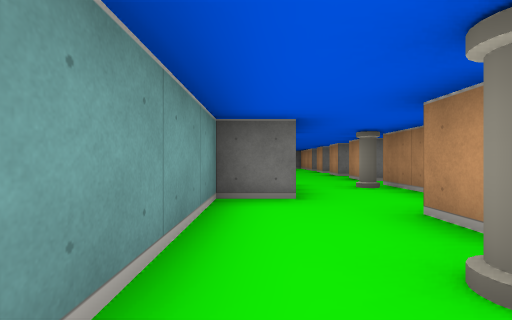
view 1 (above)

21 first-person views from a walk through a cub3D maze. The camera is about half as high as the walls, looks level and sees 85° across. The floor is counted in squares. Each view is taken from the middle of a square. On the plan, view 1 faces up. The plan holds only what a view shows up to about 9 squares ahead; the rest is blank.

view 2
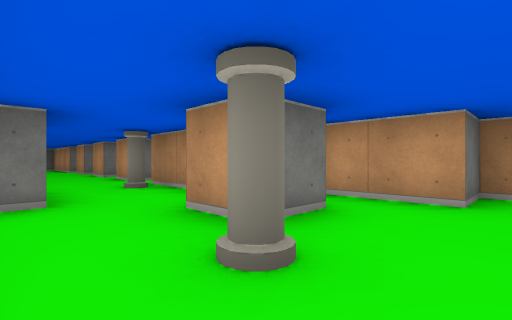

view 3
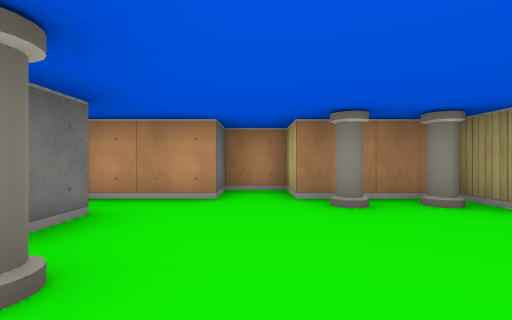

view 4
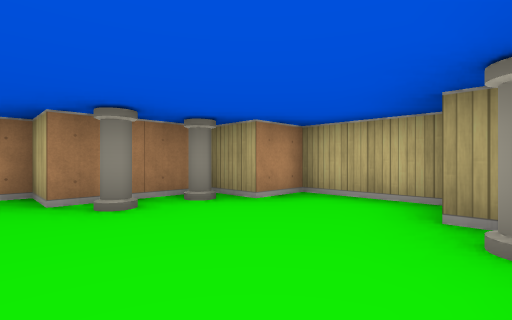

view 5
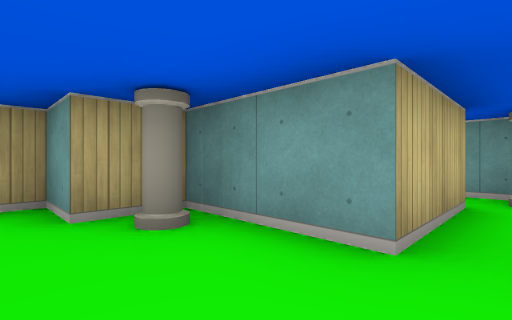

view 6
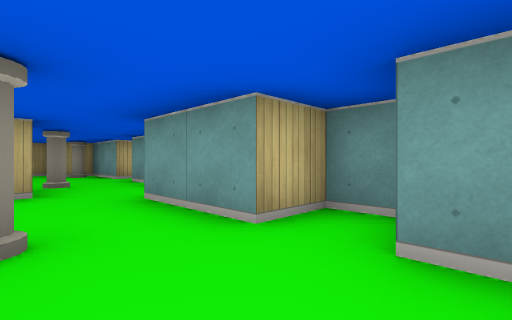

view 7
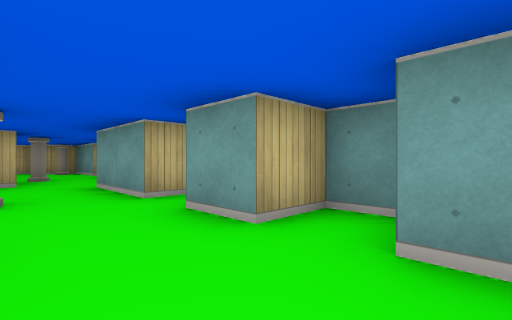

view 8
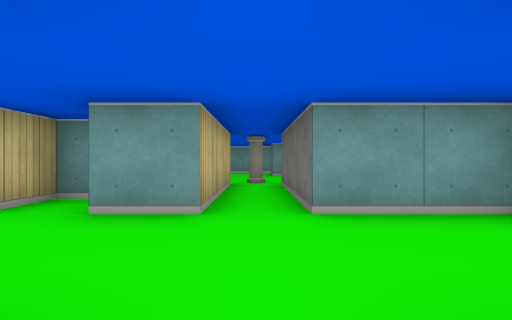

view 9
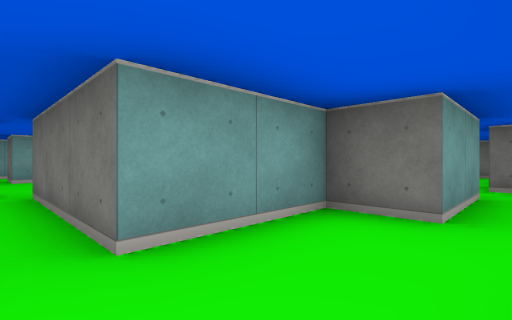

view 10
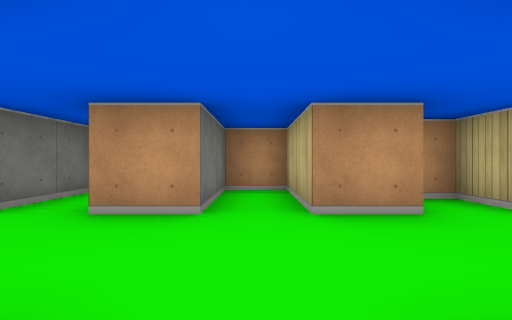

view 11
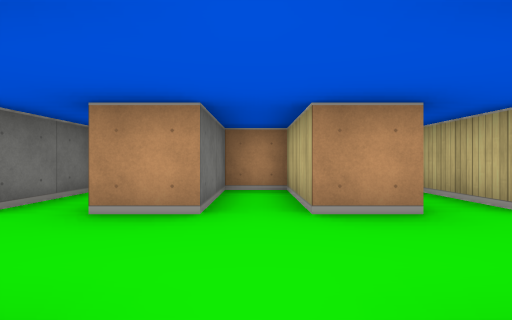

view 12
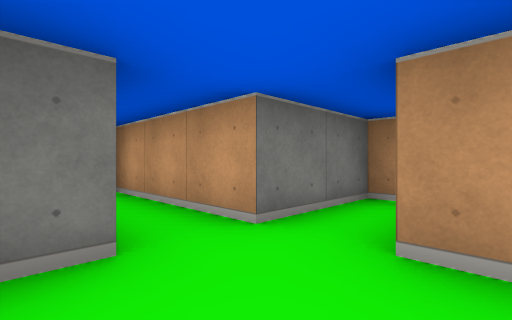

view 13
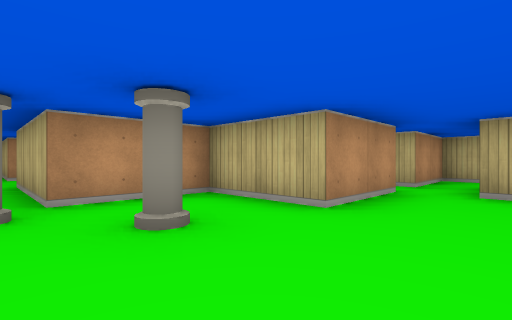

view 14
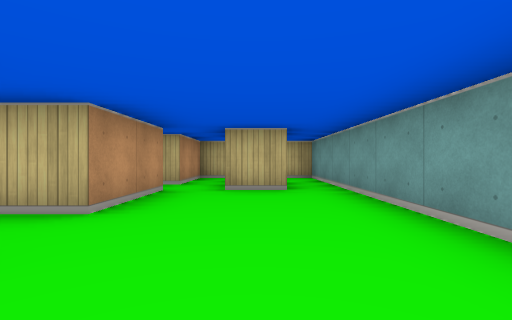

view 15
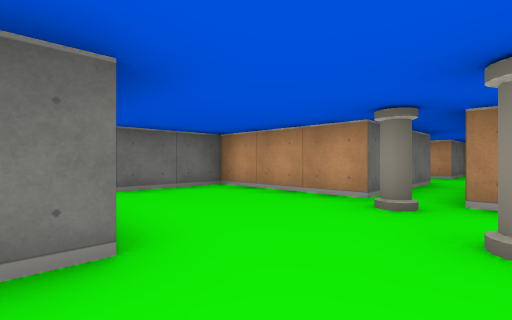

view 16
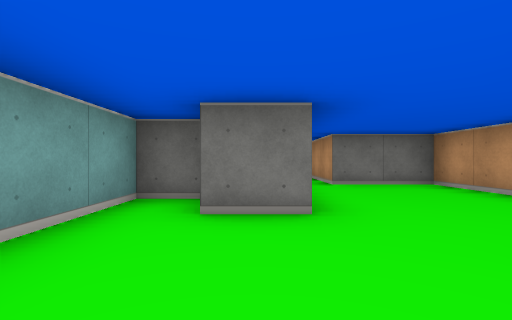

view 17
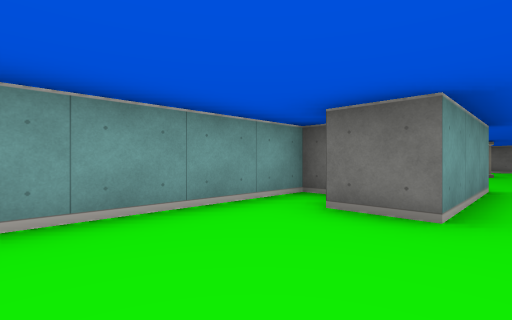

view 18
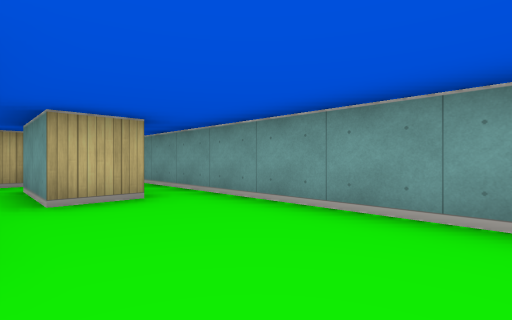

view 19
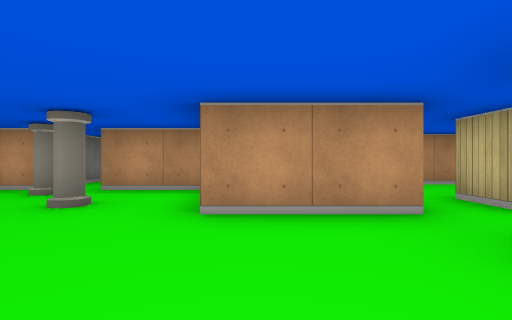

view 20
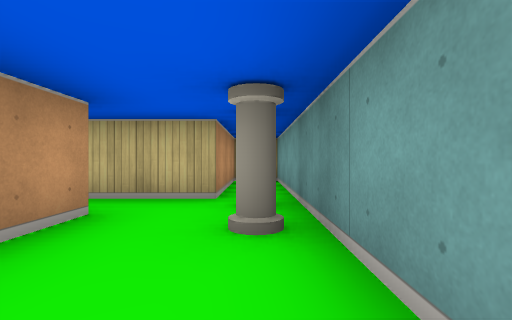

view 21
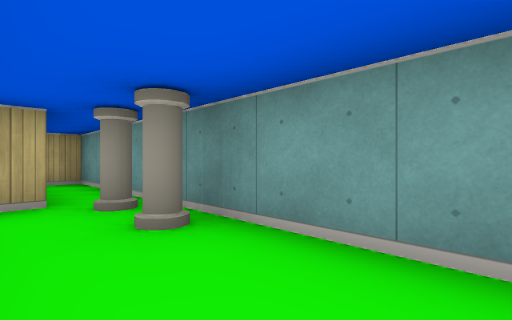

### Floor plan
Points are (right, up) in squares from view 1. A wall is a line through its corners. A room is listed if a view was taken in it or the views show most of it. See-through windows are left out.
Room 1 (views 1, 2, 3, 4, 5)
walls: (1.5, 1.8) (1.5, 2.5); (2.5, 1.5) (1.8, 1.5); (-0.5, -0.5) (-0.5, -2.5) (0.5, -2.5) (0.5, -3.5) (2.5, -3.5) (2.5, -2.5) (3.5, -2.5); (2.5, 4.1) (2.5, 5.5) (3.5, 5.5) (3.5, 6); (3.5, -2.2) (3.5, -0.5) (4.5, -0.5) (4.5, 0.5) (3.5, 0.5) (3.5, 2.1); (-0.5, 6.2) (-0.5, 5.5) (0.5, 5.5) (0.5, 3.5) (-0.5, 3.5) (-0.5, 0.5)
ways out: opening at (1.5, 7) to room 2; opening at (-1, 0) to room 5
objects: pillar (0, -2); pillar (1, 1); pillar (2, 5); pillar (3, -2); pillar (3, -1)
Room 2 (views 6, 10)
walls: (2.5, 6.5) (2.5, 7.5) (4.5, 7.5) (4.5, 8.5) (2.5, 8.5); (-0.5, 8.2) (-0.5, 7.5) (0.5, 7.5) (0.5, 6.5)
ways out: opening at (1.5, 7) to room 1; opening at (1.5, 9) to room 3
Room 3 (views 7, 8, 9, 11, 12)
walls: (0.5, 11.5) (0.5, 10.5) (-2.5, 10.5); (2.5, 8.5) (2.5, 9.5) (4.5, 9.5) (4.5, 10.5) (2.5, 10.5) (2.5, 11.5); (-2.5, 9.5) (0.5, 9.5) (0.5, 8.5)
ways out: opening at (1.5, 9) to room 2; opening at (1.5, 11) to room 7
Room 4 (views 13, 14, 15, 16, 17, 18, 19)
walls: (-2.5, 10.5) (-2.5, 13.5) (-4.5, 13.5); (-6.6, 11.5) (-7.5, 11.5) (-7.5, 5.5); (-4.5, 5.5) (-4.5, 7.5) (-2.5, 7.5) (-2.5, 9.5); (-6.6, 5.5) (-5.5, 5.5) (-5.5, 3.6); (-5.5, 13.5) (-5.5, 10.5) (-6.5, 10.5); (-4.5, 3.5) (-4.5, 4.5) (-3.5, 4.5)
ways out: opening at (-4, 5) to room 5; opening at (-7, 4.5) to room 6; opening at (-5, 4) to room 8; opening at (-5, 13)
objects: pillar (-4, 9); pillar (-3, 10)
Room 5 (views 20, 21)
walls: (-1.5, 3) (-1.5, 3.8); (-1.5, 0.5) (-1.5, 1.4); (-3.5, 3) (-3.5, -1.9); (-2.5, -0.5) (-0.5, -0.5)
ways out: opening at (-1, 0) to room 1; opening at (-4, 5) to room 4
objects: pillar (-3, 0); pillar (-3, 1)
Room 6 (no view inside)
walls: (-7.5, 5.5) (-7.5, 2.5) (-5.5, 2.5)
ways out: opening at (-7, 4.5) to room 4; opening at (-6, 3) to room 8
Room 7 (no view inside)
walls: (1.5, 12.5) (0.5, 12.5) (0.5, 11.5); (4.5, 12.5) (2.5, 12.5)
ways out: opening at (1.5, 11) to room 3; opening at (2, 13.5)
Room 8 (no view inside)
walls: (-5.5, 2.5) (-4.5, 2.5) (-4.5, 3.5)
ways out: opening at (-5, 4) to room 4; opening at (-6, 3) to room 6

Where each view was taken, in squares from view 1:
view 1: 0 up, 0 right, facing up
view 2: 0 up, 0 right, facing up-right
view 3: 0 up, 0 right, facing right
view 4: 0 up, 0 right, facing down-right
view 5: 0 up, 1 right, facing down-left
view 6: 7 up, 2 right, facing down-left
view 7: 9 up, 2 right, facing down-left
view 8: 10 up, 3 right, facing left
view 9: 10 up, 2 right, facing up-left
view 10: 8 up, 0 right, facing right
view 11: 10 up, 0 right, facing right
view 12: 11 up, 1 right, facing up-right
view 13: 10 up, 6 left, facing down-right
view 14: 10 up, 6 left, facing down
view 15: 9 up, 6 left, facing up-right
view 16: 8 up, 6 left, facing up
view 17: 8 up, 5 left, facing up-left
view 18: 9 up, 5 left, facing down-left
view 19: 7 up, 7 left, facing right
view 20: 3 up, 3 left, facing down
view 21: 3 up, 2 left, facing down-left
